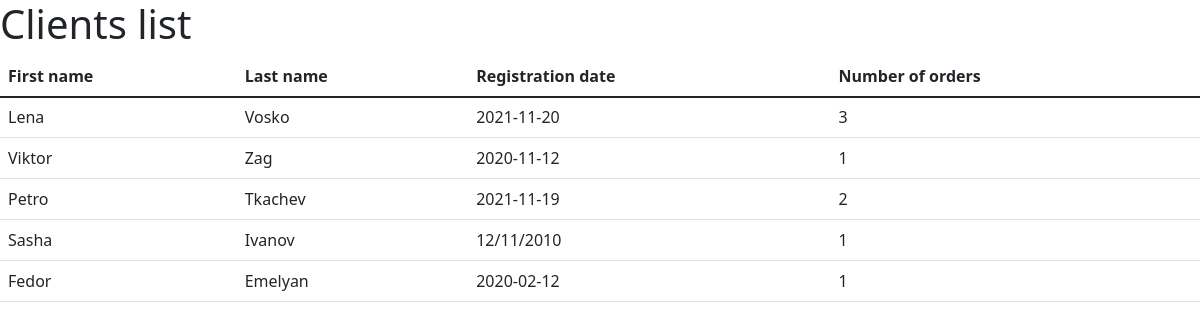
The app's page /clients-list with its own data.
### main.py (models this page shows, shortened)
class Clients(db.Model):
    id = db.Column(db.Integer, primary_key=True)
    passport_number = db.Column(db.String(30), nullable=False)
    first_name = db.Column(db.String(45), nullable=False)
    last_name = db.Column(db.String(45), nullable=False)
    registration_date = db.Column(db.String(45), nullable=False)

### main.py (the view)
@rental_cars.route('/clients-list')
def clients_list():
    g.db = sqlite3.connect('rental_cars.db')
    cur = g.db.execute('SELECT first_name, last_name, registration_date FROM (SELECT * FROM orders INNER JOIN clients ON orders.client_id = clients.id INNER JOIN cars ON orders.car_id = cars.id)')
    linked_clients = cur.fetchall()
    g.db.close()
    list_of_lists_clients = [list(elem) for elem in linked_clients]  # Add column "Number of orders"
    newlist = {}
    for elem in list_of_lists_clients:
        newlist.setdefault(tuple(elem), list()).append(1)
    for k, v in newlist.items():
        newlist[k] = sum(v)
    list_clients = [list(elem) for elem in [k for k, v in newlist.items()]]
    number_orders = [[v] for k, v in newlist.items()]
    new_list = [list_clients + number_orders for list_clients, number_orders in zip(list_clients, number_orders)]
    list_of_tuples_clients = [tuple(elem) for elem in new_list]
    return render_template('clients-list.html', list_of_tuples_clients=list_of_tuples_clients)

### templates/clients-list.html (shortened to what this page needs)
{% extends 'documentation/html_prototype/static_prototype.html' %}
{% block body %}
<h1>Clients list</h1>
<table class="table">
    <thead>
        <tr>
            <th scope="col">First name</th>
            <th scope="col">Last name</th>
            <th scope="col">Registration date</th>
            <th scope="col">Number of orders</th>
        </tr>
    </thead>
    <tbody>
        <tr>
            {% for row in list_of_tuples_clients %}
                <tr>
                    <td>{{ row[0] }}</td>
                    <td>{{ row[1] }}</td>
                    <td>{{ row[2] }}</td>
                    <td>{{ row[3] }}</td>
                </tr>
            {% endfor %}
        </tr>
    </tbody>
</table>
{% endblock %}

### records on screen
Clients: first_name "Lena", last_name "Vosko", registration_date "2021-11-20", id "3"
Clients: first_name "Viktor", last_name "Zag", registration_date "2020-11-12", row "1"
Clients: first_name "Petro", last_name "Tkachev", registration_date "2021-11-19", row "2"
Clients: first_name "Sasha", last_name "Ivanov", registration_date "12/11/2010", row "1"
Clients: first_name "Fedor", last_name "Emelyan", registration_date "2020-02-12", row "1"
